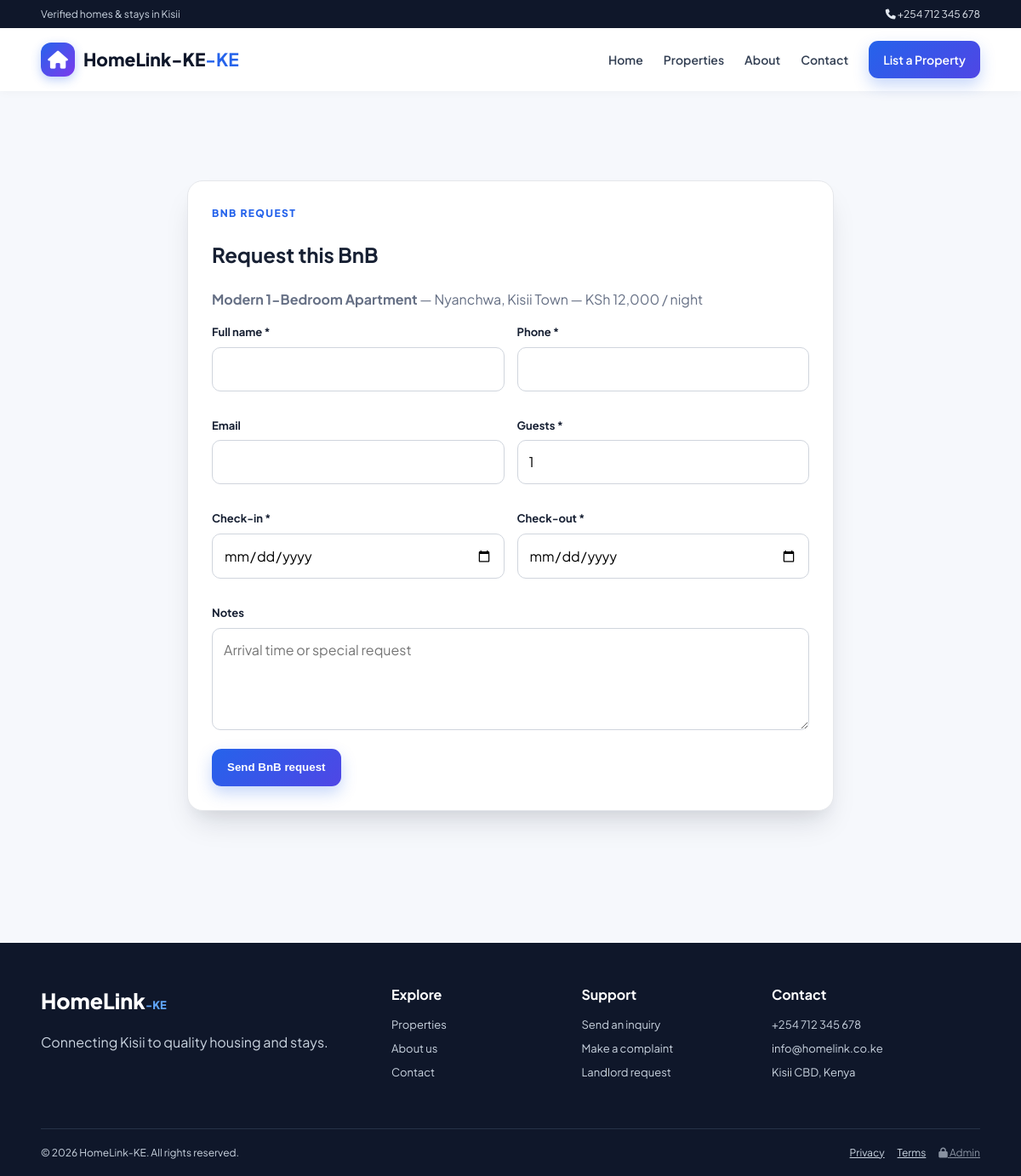
The page /forms/bnb-request.php?property_id=1 on the database its author committed.
### tables this page shows
CREATE TABLE IF NOT EXISTS site_settings (
 id INT PRIMARY KEY DEFAULT 1,
 site_name VARCHAR(150) NOT NULL DEFAULT 'HomeLink-KE',
 site_tagline VARCHAR(100) DEFAULT '-KE',
 site_logo VARCHAR(255) DEFAULT '',
 contact_email VARCHAR(100) NOT NULL DEFAULT 'info@homelink.co.ke',
 contact_phone VARCHAR(50) NOT NULL DEFAULT '+254 712 345 678',
 office_location VARCHAR(255) NOT NULL DEFAULT 'Kisii CBD, Kenya',
 contact_location VARCHAR(255) DEFAULT 'Kisii CBD, Kenya',
 mpesa_paybill VARCHAR(50) DEFAULT '',
 mpesa_account VARCHAR(100) DEFAULT '',
 viewing_fee DECIMAL(10,2) DEFAULT 1000,
 maintenance_mode TINYINT(1) DEFAULT 0,
 footer_text VARCHAR(255) DEFAULT '© 2026 HomeLink-KE. All rights reserved.',
 facebook_link VARCHAR(255) DEFAULT '',
 twitter_link VARCHAR(255) DEFAULT '',
 whatsapp_number VARCHAR(50) DEFAULT '',
 instagram_link VARCHAR(255) DEFAULT '',
 updated_at TIMESTAMP DEFAULT CURRENT_TIMESTAMP ON UPDATE CURRENT_TIMESTAMP
);

CREATE TABLE IF NOT EXISTS properties (
 id INT AUTO_INCREMENT PRIMARY KEY,
 title VARCHAR(255) NOT NULL,
 location VARCHAR(255) NOT NULL,
 price DECIMAL(10,2) NOT NULL,
 status ENUM('available','rented','sold','reserved') DEFAULT 'available',
 description TEXT,
 image_url VARCHAR(255) DEFAULT NULL,
 created_at TIMESTAMP DEFAULT CURRENT_TIMESTAMP,
 deposit_info VARCHAR(255) DEFAULT NULL,
 bedrooms INT DEFAULT NULL,
 furnished_status ENUM('Furnished','Unfurnished','Semi-Furnished') DEFAULT 'Unfurnished',
 amenities TEXT,
 category VARCHAR(100) DEFAULT NULL,
 is_verified TINYINT(1) DEFAULT 0,
 is_hidden TINYINT(1) DEFAULT 0,
 landlord_name VARCHAR(255) DEFAULT NULL,
 landlord_phone VARCHAR(50) DEFAULT NULL,
 landlord_email VARCHAR(255) DEFAULT NULL,
 landlord_notes TEXT,
 video_path VARCHAR(255) DEFAULT NULL,
 availability VARCHAR(50) NOT NULL DEFAULT 'Available',
 updated_at TIMESTAMP DEFAULT CURRENT_TIMESTAMP ON UPDATE CURRENT_TIMESTAMP,
 INDEX(category), INDEX(location), INDEX(is_verified,is_hidden)
);

### includes/auth.php (called while the page is built, shortened)
<?php
function appBaseUrl(): string {
    return '/HomeLink-KE';
}

### includes/functions.php (called while the page is built, shortened)
<?php
require_once __DIR__ . '/auth.php';
function e(?string $value): string {
    return htmlspecialchars((string)$value, ENT_QUOTES, 'UTF-8');
}
function formatKSH(float|int|string $amount): string {
    return 'KSh ' . number_format((float)$amount, 0);
}
function assetUrl(string $path): string {
    $path = trim(str_replace('\\', '/', $path));
    if ($path === '') {
        return '';
    }
    $path = preg_replace('~^\.\./+~', '', $path);
    $path = ltrim($path, '/');
    return appBaseUrl() . '/' . $path;
}
function getSiteSettings(?mysqli $conn = null): array {
    $defaults = [
        'site_name' => 'HomeLink-KE',
        'site_tagline' => '-KE',
        'site_logo' => '',
        'contact_phone' => '+254 712 345 678',
        'contact_email' => 'info@homelink.co.ke',
        'contact_location' => 'Kisii CBD, Kenya',
        'office_location' => 'Kisii CBD, Kenya',
        'whatsapp_number' => '',
        'facebook_link' => '',
        'twitter_link' => '',
        'instagram_link' => '',
        'viewing_fee' => 1000,
        'maintenance_mode' => 0,
        'footer_text' => '© 2026 HomeLink-KE. All rights reserved.'
    ];
    try {
        $conn ??= getDBConnection();
        $res = $conn->query("SELECT * FROM site_settings WHERE id=1 LIMIT 1");
        if ($res && ($row = $res->fetch_assoc())) {
            return array_merge($defaults, $row);
        }
    } catch (Throwable $e) {}
    return $defaults;
}
function getProperty(mysqli $conn, int $id): ?array {
    $stmt = $conn->prepare('SELECT * FROM properties WHERE id=? LIMIT 1');
    $stmt->bind_param('i', $id);
    $stmt->execute();
    $r = $stmt->get_result()->fetch_assoc();
    return $r ?: null;
}

### forms/bnb-request.php (the view, shortened to what this page needs)
<?php
require_once __DIR__ . '/../includes/functions.php';
$conn = getDBConnection();
$propertyId = (int)($_GET['property_id'] ?? $_POST['property_id'] ?? 0);
$property = $propertyId ? getProperty($conn, $propertyId) : null;
require __DIR__ . '/../includes/header.php';
?>
<section class="section">
    <div class="form-wrap">
        <div class="kicker">BNB REQUEST</div>
        <h1>Request this BnB</h1>
        <?php if ($property): ?>
            <p class="muted">
                <strong><?= e($property['title']) ?></strong> — <?= e($property['location']) ?> — <?= formatKSH($property['price']) ?> / night
            </p>
        <?php endif; ?>
        <form method="post">
            <div class="form-grid">
                <div class="field">
                    <label>Full name *</label>
                    <input name="full_name" required>
                </div>
                <div class="field">
                    <label>Phone *</label>
                    <input name="phone" required>
                </div>
                <div class="field">
                    <label>Email</label>
                    <input type="email" name="email">
                </div>
                <div class="field">
                    <label>Guests *</label>
                    <input type="number" min="1" max="30" name="guests" value="1" required>
                </div>
                <div class="field">
                    <label>Check-in *</label>
                    <input type="date" name="check_in" min="<?= date('Y-m-d') ?>" required>
                </div>
                <div class="field">
                    <label>Check-out *</label>
                    <input type="date" name="check_out" min="<?= date('Y-m-d') ?>" required>
                </div>
                <div class="field full">
                    <label>Notes</label>
                    <textarea name="notes" placeholder="Arrival time or special request"></textarea>
                </div>
            </div>
            <button class="btn btn-primary">Send BnB request</button>
        </form>
    </div>
</section>
<?php require __DIR__ . '/../includes/footer.php'; ?>

### includes/header.php (shortened to what this page needs)
<?php
require_once __DIR__ . '/functions.php';
$settings = $settings ?? getSiteSettings();
$siteName = $settings['site_name'] ?? 'HomeLink-KE';
$tagline = $settings['site_tagline'] ?? '-KE';
$logo = assetUrl((string)($settings['site_logo'] ?? ''));
$current = basename($_SERVER['PHP_SELF'] ?? 'index.php');
?>
<!doctype html>
<html lang="en">
<head>
    <link rel="stylesheet" href="https://cdnjs.cloudflare.com/ajax/libs/font-awesome/6.5.2/css/all.min.css">
    <link rel="stylesheet" href="<?= appBaseUrl() ?>/assets/folder/style.css">
</head>
<body>
    <header class="site-header">
        <div class="topbar">
            <div>Verified homes & stays in Kisii</div>
            <div class="top-contact">
                <?php if (!empty($settings['contact_phone'])): ?>
                    <a href="tel:<?= e($settings['contact_phone']) ?>">
                        <i class="fa-solid fa-phone"></i> <?= e($settings['contact_phone']) ?>
                    </a>
                <?php endif; ?>
            </div>
        </div>
        <nav class="navbar container">
            <a class="brand" href="<?= appBaseUrl() ?>/index.php">
                <?php if ($logo && file_exists(__DIR__ . '/../' . ltrim((string)$settings['site_logo'], './'))): ?>
                    <img src="<?= $logo ?>" alt="<?= e($siteName) ?> logo">
                <?php else: ?>
                    <span class="brand-mark"><i class="fa-solid fa-house"></i></span>
                <?php endif; ?>
                <span><?= e($siteName) ?><b><?= e($tagline) ?></b></span>
            </a>
            <div class="nav-links">
                <a class="<?= ($current === 'index.php' ? 'active' : '') ?>" href="<?= appBaseUrl() ?>/index.php">Home</a>
                <a href="<?= appBaseUrl() ?>/properties/index.php">Properties</a>
                <a href="<?= appBaseUrl() ?>/pages/about.php">About</a>
                <a href="<?= appBaseUrl() ?>/pages/contact.php">Contact</a>
                <a class="nav-cta" href="<?= appBaseUrl() ?>/forms/landlord-request.php">List a Property</a>
            </div>
        </nav>
    </header>
    <main>

### includes/footer.php (shortened to what this page needs)
<?php
$settings = $settings ?? getSiteSettings();
$flash = getFlash();?>
</main>
<footer class="site-footer">
    <div class="container footer-grid">
        <div>
            <div class="footer-brand">HomeLink<span>-KE</span></div>
            <p><?= e($settings['footer_text'] ?? 'Connecting clients to verified homes and stays.') ?></p>
        </div>
        <div>
            <h4>Explore</h4>
            <a href="<?= appBaseUrl() ?>/properties/index.php">Properties</a>
            <a href="<?= appBaseUrl() ?>/pages/about.php">About us</a>
            <a href="<?= appBaseUrl() ?>/pages/contact.php">Contact</a>
        </div>
        <div>
            <h4>Support</h4>
            <a href="<?= appBaseUrl() ?>/forms/inquiry.php">Send an inquiry</a>
            <a href="<?= appBaseUrl() ?>/forms/complaint.php">Make a complaint</a>            <a href="<?= appBaseUrl() ?>/forms/landlord-request.php">Landlord request</a>        </div>
        <div>
            <h4>Contact</h4>
            <?php if (!empty($settings['contact_phone'])): ?>
                <a href="tel:<?= e($settings['contact_phone']) ?>"><?= e($settings['contact_phone']) ?></a>
            <?php endif; ?>
            <?php if (!empty($settings['contact_email'])): ?>
                <a href="mailto:<?= e($settings['contact_email']) ?>"><?= e($settings['contact_email']) ?></a>
            <?php endif; ?>
            <span><?= e($settings['office_location'] ?? $settings['contact_location'] ?? 'Kisii CBD, Kenya') ?></span>
        </div>
    </div>
    <div class="footer-bottom container">
        <span>© <?= date('Y') ?> HomeLink-KE. All rights reserved.</span>
        <div>
            <a href="<?= appBaseUrl() ?>/pages/privacy.php">Privacy</a>
            <a href="<?= appBaseUrl() ?>/pages/terms.php">Terms</a>
            <a class="admin-footer-link" href="<?= appBaseUrl() ?>/admin/login.php">                <i class="fa-solid fa-lock"></i> Admin
            </a>
        </div>
    </div>
</footer>
</body>
</html>

### assets/folder/style.css (style rules this page uses)
:root { --primary: #2563eb; --primary-dark: #1d4ed8; --secondary: #0f172a; --accent: #10b981; --bg: #f6f8fc; --card: #ffffff; --text: #172033; --muted: #667085; --border: #e5e7eb; --danger: #dc2626; --warning: #b45309; --shadow: 0 16px 40px rgba(15, 23, 42, 0.08); --shadow-3d: 0 20px 35px -10px rgba(15, 23, 42, 0.15), 0 10px 15px -5px rgba(0, 0, 0, 0.04); --radius: 18px; --transition: all 0.3s cubic-bezier(0.16, 1, 0.3, 1); --touch-target: 44px; }
* { box-sizing: border-box; -webkit-tap-highlight-color: transparent; }
html { scroll-behavior: smooth; }
body { margin: 0; background: var(--bg); color: var(--text); font-family: 'Plus Jakarta Sans', Arial, sans-serif; line-height: 1.6; overflow-x: hidden; }
a { color: inherit; }
main { min-height: 60vh; }
.container { width: min(1180px, 92%); margin: auto; }
.topbar { background: var(--secondary); color: #cbd5e1; display: flex; justify-content: space-between; gap: 20px; padding: 7px 4%; font-size: 12px; }
.top-contact a { color: #e2e8f0; text-decoration: none; }
.site-header { background: #ffffff; position: sticky; top: 0; z-index: 1000; box-shadow: 0 2px 10px rgba(0, 0, 0, 0.03); }
.navbar { min-height: 74px; display: flex; align-items: center; justify-content: space-between; gap: 25px; }
.brand { display: flex; align-items: center; gap: 10px; text-decoration: none; font-size: 21px; font-weight: 800; color: var(--secondary); }
.brand b { color: var(--primary); }
.brand-mark { width: 40px; height: 40px; border-radius: 12px; background: linear-gradient(135deg, var(--primary), #7c3aed); color: #ffffff; display: grid; place-items: center; box-shadow: 0 4px 12px rgba(37, 99, 235, 0.3); }
.nav-links { display: flex; align-items: center; gap: 24px; }
.nav-links a { text-decoration: none; font-weight: 600; font-size: 14px; color: #344054; transition: var(--transition); }
.nav-cta, .btn-primary { background: linear-gradient(135deg, var(--primary), #4f46e5) !important; color: #ffffff !important; padding: 11px 17px; border-radius: 11px; box-shadow: 0 8px 18px rgba(37, 99, 235, 0.25); transition: var(--transition); min-height: var(--touch-target); }
.btn { display: inline-flex; align-items: center; justify-content: center; gap: 8px; border: 0; border-radius: 11px; padding: 12px 18px; text-decoration: none; font-weight: 700; cursor: pointer; transition: var(--transition); perspective: 500px; min-height: var(--touch-target); }
.section { padding: 55px 0; }
.muted { color: var(--muted); }
.form-wrap { max-width: 760px; margin: 50px auto; padding: 28px; background: #ffffff; border: 1px solid var(--border); border-radius: var(--radius); box-shadow: var(--shadow-3d); transition: var(--transition); }
.form-grid { display: grid; grid-template-columns: repeat(2, minmax(0, 1fr)); gap: 15px; }
.field { margin-bottom: 15px; }
.field label { display: block; font-size: 13px; font-weight: 700; margin-bottom: 7px; }
.field input, .field select, .field textarea, .search-box input { width: 100%; border: 1px solid #d0d5dd; border-radius: 10px; padding: 12px 13px; font: inherit; font-size: 16px; background: #ffffff; transition: var(--transition); min-height: var(--touch-target); }
.field textarea { min-height: 120px; resize: vertical; }
.full { grid-column: 1 / -1; }
.site-footer { background: #0f172a; color: #cbd5e1; margin-top: 50px; }
.footer-grid { display: grid; grid-template-columns: 2fr 1fr 1fr 1.3fr; gap: 35px; padding: 48px 0; }
.footer-grid h4 { color: #ffffff; margin: 0 0 13px; }
.footer-grid a, .footer-grid span { display: block; text-decoration: none; margin: 7px 0; font-size: 13px; transition: var(--transition); }
.footer-brand { font-size: 25px; font-weight: 800; color: #ffffff; }
.footer-brand span { display: inline; color: #60a5fa; }
.footer-bottom { border-top: 1px solid #263247; padding: 18px 0; display: flex; justify-content: space-between; gap: 15px; font-size: 12px; }
.footer-bottom div { display: flex; gap: 15px; }
.admin-footer-link { opacity: 0.65; }
.kicker { font-size: 12px; text-transform: uppercase; letter-spacing: 0.12em; color: var(--primary); font-weight: 800; }

### rows shown on the page
site_settings: contact_phone "+254 712 345 678", site_name "HomeLink-KE", site_tagline "-KE", footer_text "Connecting Kisii to quality housing and stays.", contact_email "info@homelink.co.ke", office_location "Kisii CBD, Kenya"
properties: title "Modern 1-Bedroom Apartment", location "Nyanchwa, Kisii Town", price "KSh 12,000"
